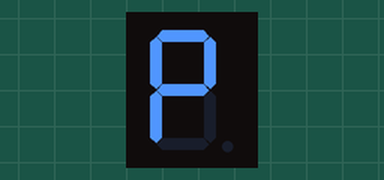
Bench run of a sketch on a simulated Arduino Uno, built with avr-gcc and run on an emulated ATmega328P. Shown: 1-digit seven-segment display. Wiring (inferred from the names in the program): 1-digit 7-segment display, segments lit when HIGH: segments pin 5, pin 6, pin 7, pin 8, pin 9, pin 10, pin 11. The segment pins are drawn as the display they are named for.

Above: at 0.1 s.
At 0.6 s:
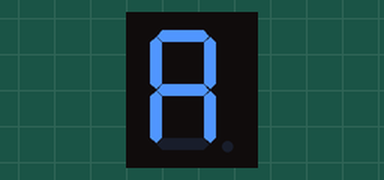
At 1.1 s:
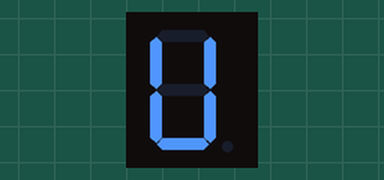

The sketch:

PROG03.ino
```cpp
/**********************************************************************************
**                                                                               **
**                             DISPLAY DE 7 SEGMENTS                             **
**                                                                               **
**                                                                               **
**********************************************************************************/

//********** Includes *************************************************************

//********** Variables ************************************************************
const int a = 5;          // donar nom al pin 5 de l’Arduino
const int b = 6;          // donar nom al pin 6 de l’Arduino
const int c = 7;          // donar nom al pin 7 de l’Arduino
const int d = 8;          // donar nom al pin 8 de l’Arduino
const int e = 9;          // donar nom al pin 9 de l’Arduino
const int f = 10;         // donar nom al pin 10 de l’Arduino
const int g = 11;
unsigned long temp = 500;
//********** Setup ****************************************************************
void setup()
{
  pinMode(a, OUTPUT);     // definir el pin 5 com una sortida
  pinMode(b, OUTPUT);     // definir el pin 6 com una sortida
  pinMode(c, OUTPUT);     // definir el pin 7 com una sortida
  pinMode(d, OUTPUT);     // definir el pin 8 com una sortida
  pinMode(e, OUTPUT);     // definir el pin 9 com una sortida
  pinMode(f, OUTPUT);     // definir el pin 10 com una sortida
  pinMode(g, OUTPUT);
}

//********** Loop *****************************************************************
void loop()
{
 digitalWrite(a, HIGH);
 digitalWrite(b, HIGH);
 digitalWrite(c, LOW);
 digitalWrite(d, LOW);
 digitalWrite(e, HIGH);
 digitalWrite(f, HIGH);
 digitalWrite(g, HIGH);

 delay(temp);

 digitalWrite(a, HIGH);
 digitalWrite(b, HIGH);
 digitalWrite(c, HIGH);
 digitalWrite(d, LOW);
 digitalWrite(e, HIGH);
 digitalWrite(f, HIGH);
 digitalWrite(g, HIGH);

 delay(temp);

 digitalWrite(a, LOW);
 digitalWrite(b, HIGH);
 digitalWrite(c, HIGH);
 digitalWrite(d, HIGH);
 digitalWrite(e, HIGH);
 digitalWrite(f, HIGH);
 digitalWrite(g, LOW);

 delay(temp);


}

//********** Funcions *************************************************************
```

Measured:
- by itself, everything shown: repeats every 1.5 s, in 3 steps
- what the display in image 1 shows lasts 0.5 s, from 0.5 s to 1.0 s
